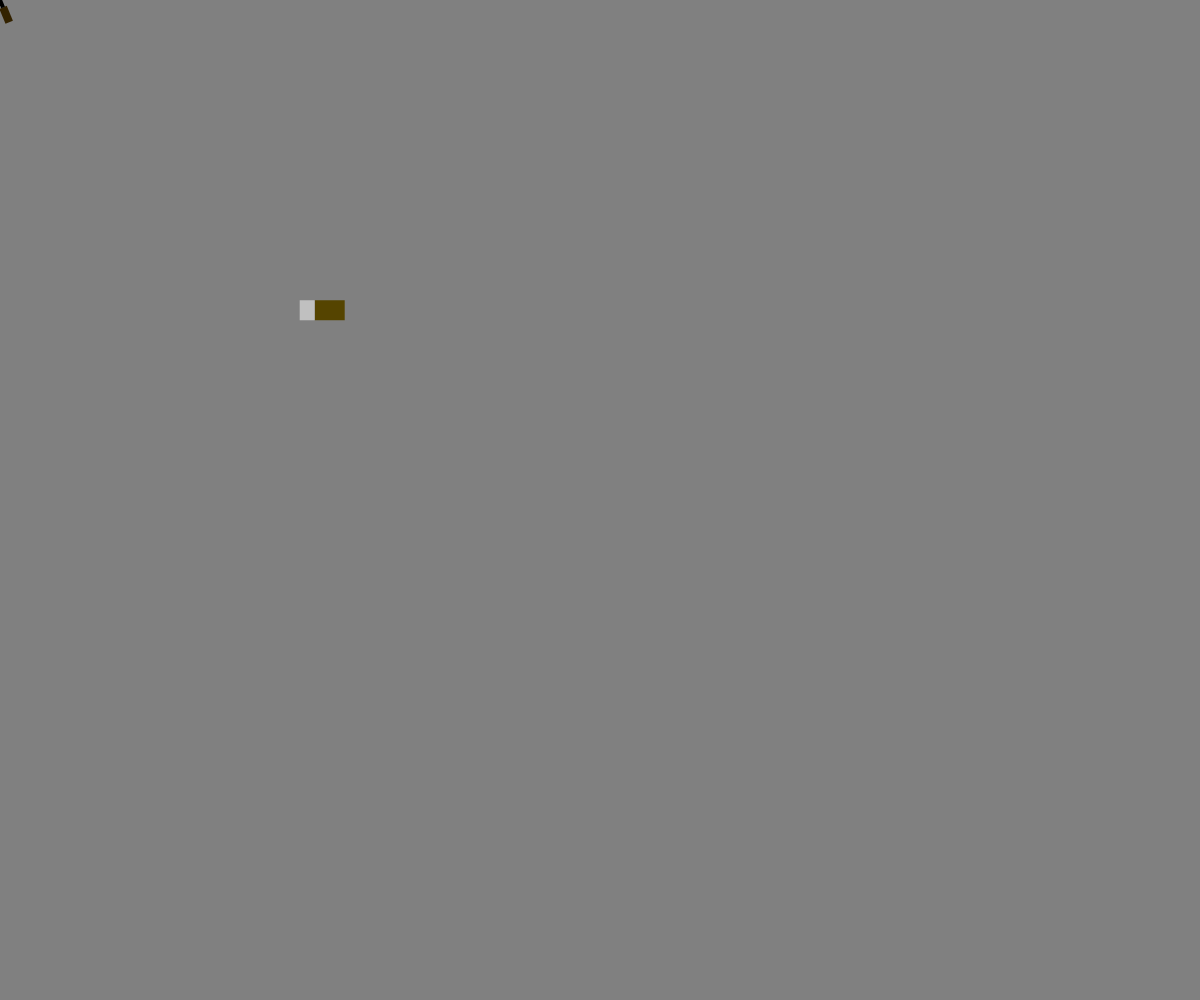
Frame 1 (no input)
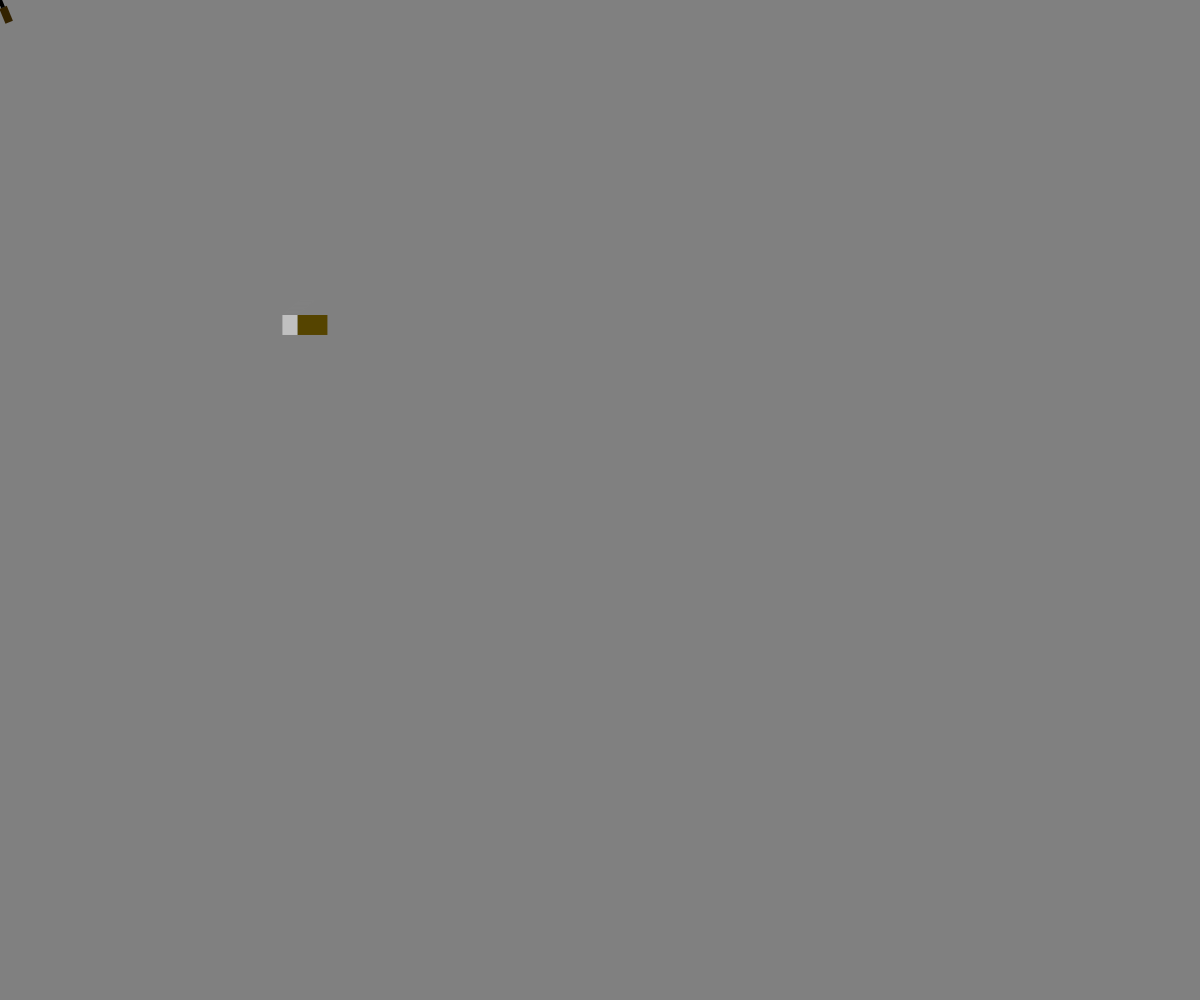
Frame 60 (no input)
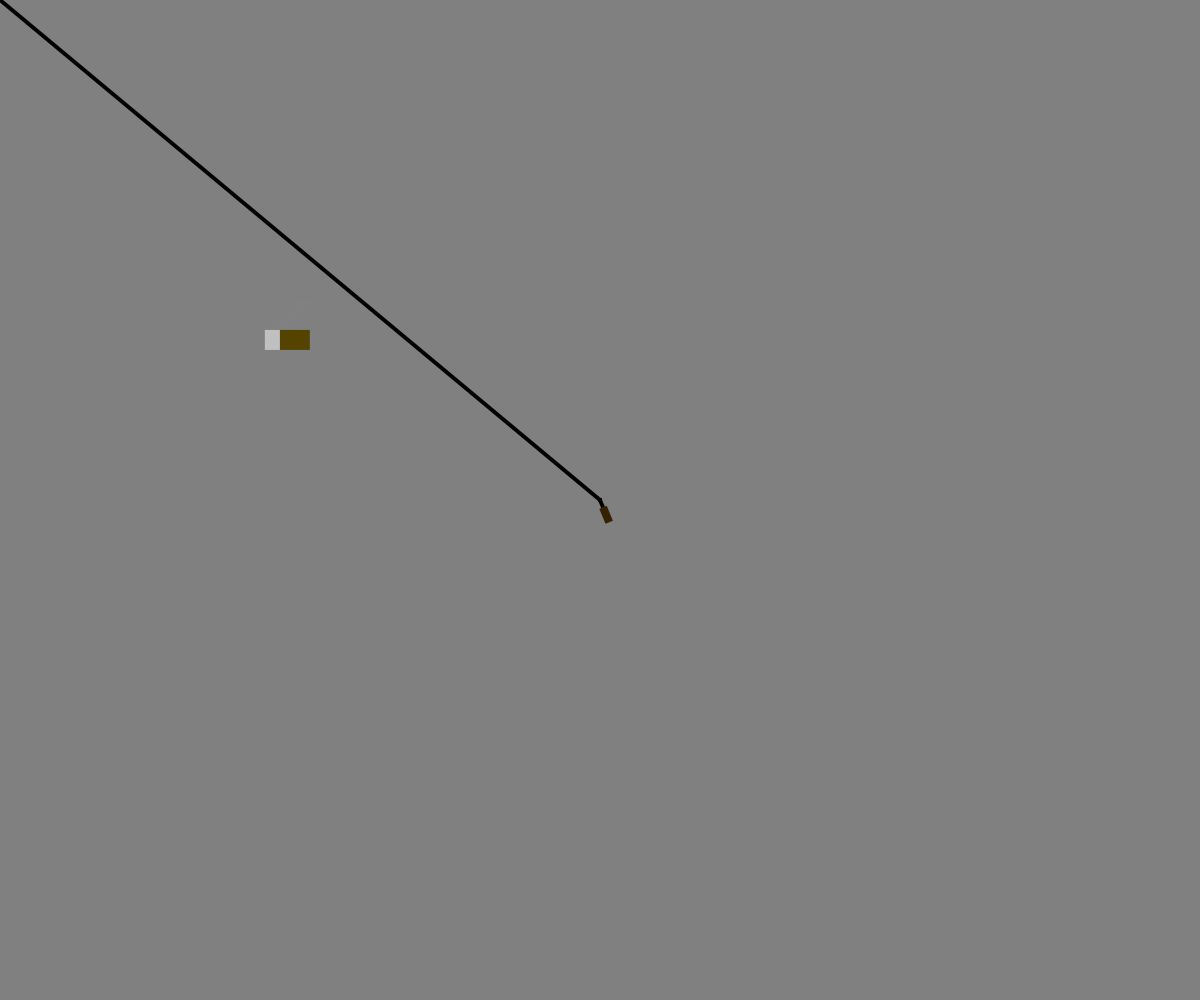
Frame 120 (the mouse pressed at the canvas centre since frame 60)

The p5.js sketch that drew these frames (run headless with seeded random() and noise() and a simulated clock; from frame 60 on, the mouse is pressed at the canvas centre):

// p5.js sketch
// ── sketch.js
let drawing = false;
let eraserX = 300;
let eraserY = 300;
let canvas;
let interval = 0;
let timer = 0;
let randomXSpeed = 0;
let randomYSpeed = 0;

function mousePressed() {
  drawing = true;
}

function mouseReleased() {
  drawing = false;
}

function windowResized() {
  resizeCanvas(windowWidth, windowHeight);
}

function setup() {
  createCanvas(windowWidth, windowHeight);
  noCursor();
  canvas = createGraphics(windowWidth, windowHeight);
  canvas.background(128);
  interval = random(1000, 3000);
  randomXSpeed = random() - 0.5;
  randomYSpeed = random() - 0.5;
}

function draw() {
  if (drawing) {
    canvas.stroke(0);
    canvas.strokeWeight(4);
    canvas.line(mouseX, mouseY, pmouseX, pmouseY);
  }

  image(canvas, 0, 0);

  // every 1 to 3 seconds, eraser decides where/whether it move
  if (millis() - timer > interval) {
    if (random() < 0.2) {
      randomXSpeed = 0;
      randomYSpeed = 0;
    } else {
      randomXSpeed = random() - 0.5;
      randomYSpeed = random() - 0.5;
    }

    timer = millis();
    interval = random(1000, 3000);
  }

  // move eraser
  eraserX += randomXSpeed;
  eraserY += randomYSpeed;

  // set boundaries for eraser
  if (eraserX < 0) {
    eraserX = 0;
  }
  if (eraserX > windowWidth - 55) {
    eraserX = windowWidth - 55;
  }
  if (eraserY < 0) {
    eraserY = 0;
  }
  if (eraserY > windowHeight - 30) {
    eraserY = windowHeight - 30;
  }

  drawPencil(mouseX, mouseY);
  drawEraser(eraserX, eraserY);
}

function drawEraser(x, y) {
  noStroke();
  canvas.noStroke();

  // eraser chilling
  if (randomXSpeed === 0 && randomYSpeed === 0) {
    fill("#554400");
    rect(x, y, 30, 20);
    fill("#c0c0c0");
    rect(x + 30, y, 15, 20);
  }

  // eraser face right and moving
  if (randomXSpeed > 0) {
    // erase the drawing
    canvas.fill(128);
    canvas.rect(x + 30, y, 15, 20);

    // draw eraser
    fill("#554400");
    rect(x, y, 30, 20);
    fill("#c0c0c0");
    rect(x + 30, y, 15, 20);
  }

  // eraser face left and moving
  if (randomXSpeed < 0) {
    // erase the drawing
    canvas.fill(128);
    canvas.rect(x, y, 15, 20);

    // draw eraser
    fill("#554400");
    rect(x + 15, y, 30, 20);
    fill("#c0c0c0");
    rect(x, y, 15, 20);
  }

  pop();
}

function drawPencil(x, y) {
  push();

  translate(x, y);
  rotate(-PI / 8);

  noStroke();
  fill("#332200");
  rect(-4, 8, 8, 16);

  fill("#000");
  rect(-2, 0, 4, 8);

  pop();
}
